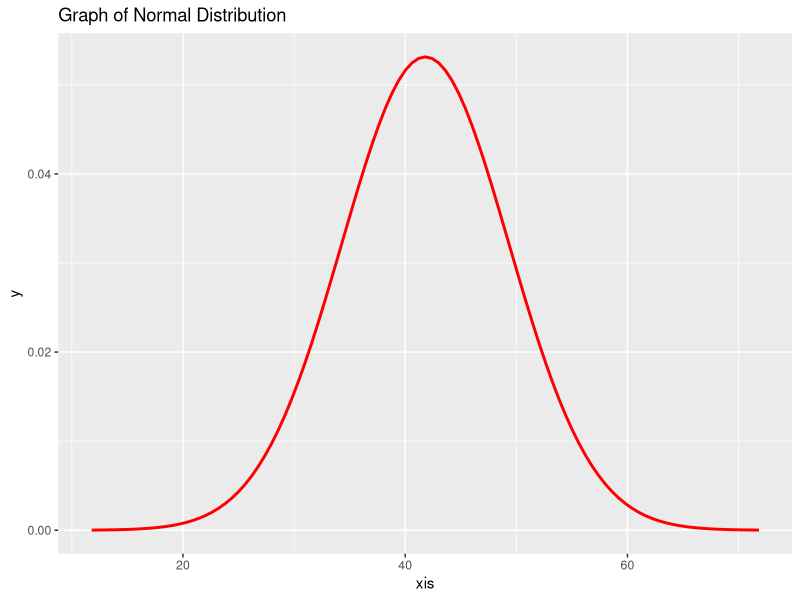

Reproduce this figure in R.
#중심극한정리 시험나옴

#랜덤 표본 추출
library(ggplot2)
sample(1:1000, 10)

#표본평균 Xn=41.80953, 표준편차 = 7.5075인 정규분포 그래프
m=41.80953
sxbar = 33.57472/sqrt(20)
ggplot(data.frame(xis=c(m-4*sxbar, m+4*sxbar)), aes(x=xis)) +
  stat_function(fun=dnorm, args=list(mean=m,sd=sxbar), colour = "red", linewidth = 1) +
  ggtitle("Graph of Normal Distribution")

#표본평균 확률계산
#20명의 접속자의 평균이 45초 이하일 확률
p1 <- pnorm(45, mean = m, sd = sxbar, lower.tail = T)
p1

#평균이 35이상 45이하일 확률
p2 <- pnorm(35, mean = m, sd = sxbar, lower.tail = T)
p3 <- p1 - p2
p3

#평균이 40초 이상일 확률
p4 <- pnorm(40, mean = m, sd = sxbar, lower.tail = F)
p4

#30명 조사, 표본평균 2분, 표본표준편차 30초일때 모평균이 60초 미만일 확률
# Xn바 = 120, Sn = 30, n = 30명, u=모평균
# P(t(n-1) > 10.95445) -> t(29)
pt(10.95445, 29 , lower.tail = F)

# 가설검정하는 2가지 방법 시험출제가능

